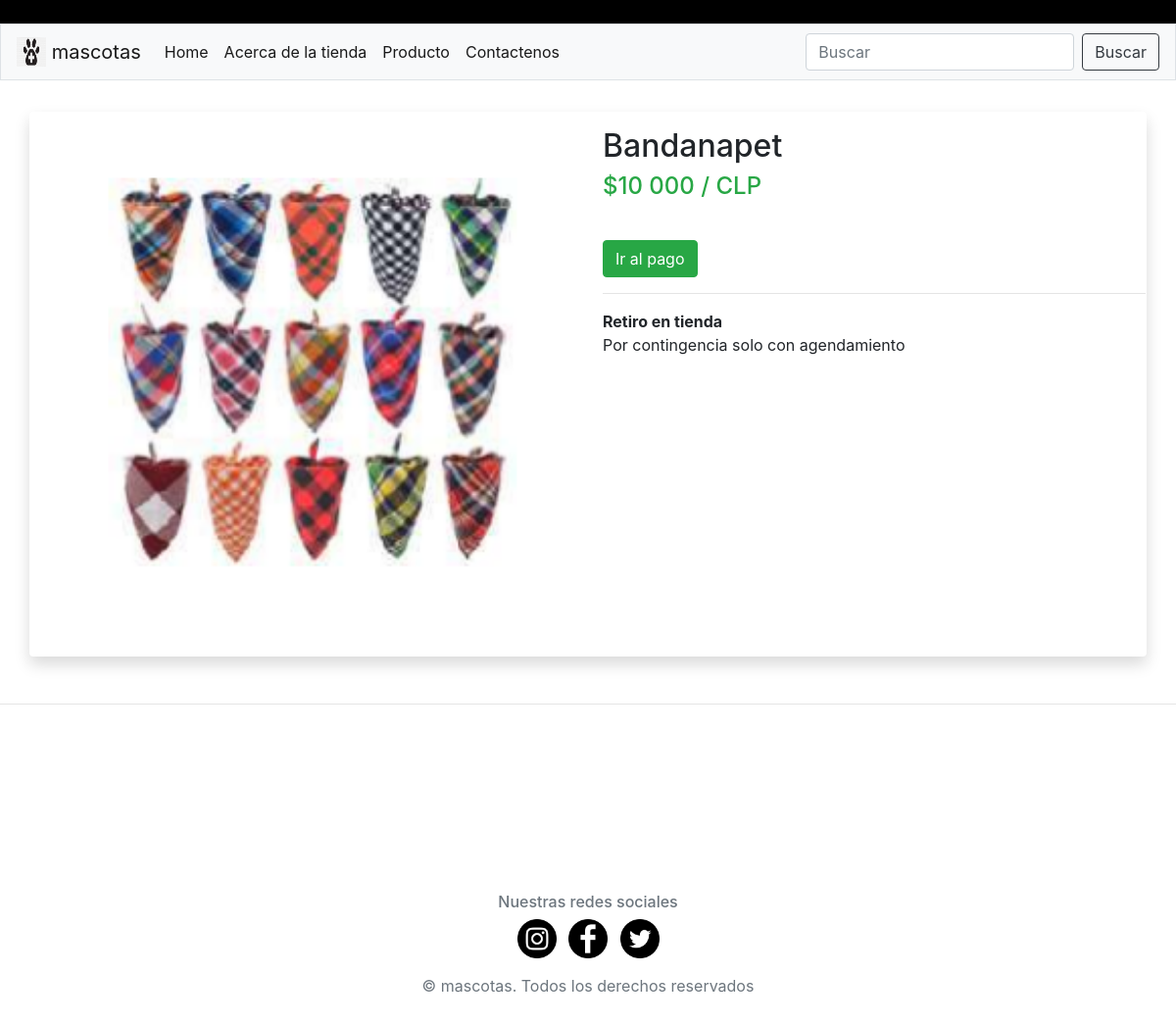
Screenshot of /productos/mostrado/5/ with the database file from the repository.
### productos/models.py (models this page shows, shortened)
class Producto(models.Model):
    tipo_producto = models.ForeignKey(Tipo_producto, on_delete=models.CASCADE)
    nombre = models.CharField(max_length=100,default='')
    precio = models.IntegerField(default=0)
    precio_costo = models.IntegerField(default=0)
    marca = models.ForeignKey(Marca, on_delete=models.CASCADE)
    descripcion= models.CharField(max_length=600,default='')
    imagen = models.ImageField(upload_to="porductos", null= True)

### productos/views.py (the view)
# urls.py: path('mostrado/<id>/',views.mostrado,name='mostrado'),
def mostrado(request,id):
    producto= Producto.objects.get(pk=id)
    return render(request,'productos/mostrado.html',{'producto':producto})

### productos/context_processor.py (called while the page is built)
def total_venta(request):
    total = 0
    if request.user.is_authenticated:
        if "carrito" in request.session.keys():
            for key, value in request.session["carrito"].items():
                total += int(value["subtotal"])
    return{"total_venta": total}

### productos/templates/productos/mostrado.html (shortened to what this page needs)
<!doctype html>
<html lang="en">
<head>
    {% load static %}
    <link rel="stylesheet" type="text/css" href="{% static 'productos/css/bootstrap.min.css'%}">
</head>
<body>
    <nav style="background-color: black;">
    </nav>
    <nav class="navbar navbar-expand-lg navbar-light bg-light border">
        <a class="navbar-brand letra_negra" href="{%url 'productos:index'%}"> <img src="{% static 'productos/img/logo1.png'%}" width="30"
                height="30" class="d-inline-block align-top" alt="">
            mascotas</a>
        <div class="collapse navbar-collapse" id="navbarSupportedContent">
            <ul class="navbar-nav mr-auto">
                <li class="nav-item active">
                    <a class="nav-link" href="{%url 'productos:index'%}">Home </a>
                </li>
                <li class="nav-item active">
                    <a class="nav-link" href="#">Acerca de la tienda</a>
                </li>
                <li class="nav-item active">
                    <a class="nav-link" href="#">Producto
                    </a>
                </li>
                <li class="nav-item active">
                    <a class="nav-link" href="#">Contactenos</a>
                </li>
            </ul>
            <form class="form-inline my-2 my-lg-0" action="{%url 'productos:mostrar_productos'%}" method="POST">
                <input class="form-control mr-sm-2" type="search" placeholder="Buscar" aria-label="Search"
                    name="Buscar">
                <input type="submit" class="btn btn-outline-dark my-2 my-sm-0" value="Buscar"></input>
        </div>
    </nav>
    <div class=" container shadow p-3 mb-5 bg-white rounded" style="margin-top: 2rem;">
        <div  class="container ">
          <div class="row featurette">
            <div class="justify-content-center  col-md-6 order-md-1">
              <div id="carouselExampleControls" class="carousel slide" data-ride="carousel">
                  <div class="carousel-inner">
                    <div class="carousel-item active">
                      <img src="{{producto.imagen.url}}" class="d-block w-100" alt="...">
                    </div>
                  </div>
                </div>
          </div>
            <div class="col-md-6 order-md-2">
                {%load humanize%}
              <h2  class="featurette-heading">{{producto.nombre}}</h2>
              <div><h4 class="text-success">${{producto.precio|intcomma}} / CLP</h4></div>
              <br>
              <div>
              <a href="{%url 'productos:pago' producto.id%}"><button type="button" class="btn btn-success">Ir al pago</button></a>
              </div>
              <hr class="container featurette-divider">
              <p><span><strong>Retiro en tienda</strong><br>Por contingencia solo con agendamiento</span></p>
            </div>
          </div>
        </div>
      </div>
      <hr class=" featurette-divider" style="margin-bottom:9rem;">
</body>
<footer class="my-5 pt-5 text-muted text-center text-small">
    <h6>Nuestras redes sociales</h6>
    <ul class="list-inline">
        <li class="list-inline-item"><a href="https://www.instagram.com/"><img
                    src="{% static 'productos/img/instagram (1).png'%}" alt="" width="40" title="NUESTRO INSTAGRAM"></a>
        </li>
        <li class="list-inline-item"><a href="https://www.facebook.com/"><img
                    src="{% static 'productos/img/facebook-logo.png'%}" alt="" width="40" title="NUESTRO FACEBOOK"></a>
        </li>
        <li class="list-inline-item"><a href="https://twitter.com/?lang=es"><img
                    src="{% static 'productos/img/twitter (1).png'%}" alt="" width="40" title="NUESTRO TWITTER"></a>
        </li>
    </ul>
    <p class="mb-1">&copy; mascotas. Todos los derechos reservados</p>
</footer>
</html>

### rows the page displays
Producto: imagen (picture), nombre "Bandanapet", precio "10 000"
